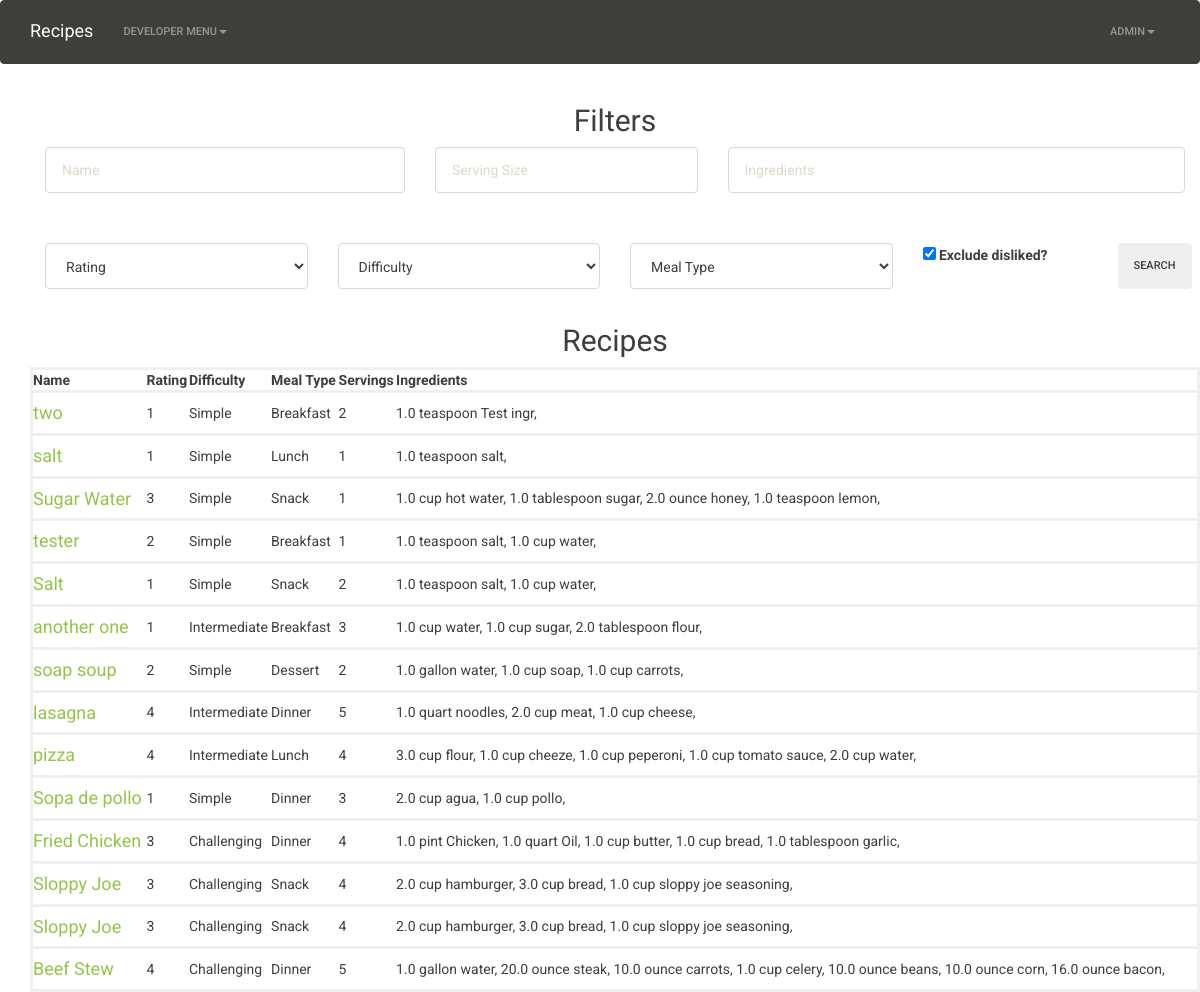
The app's page / (signed in), older data.
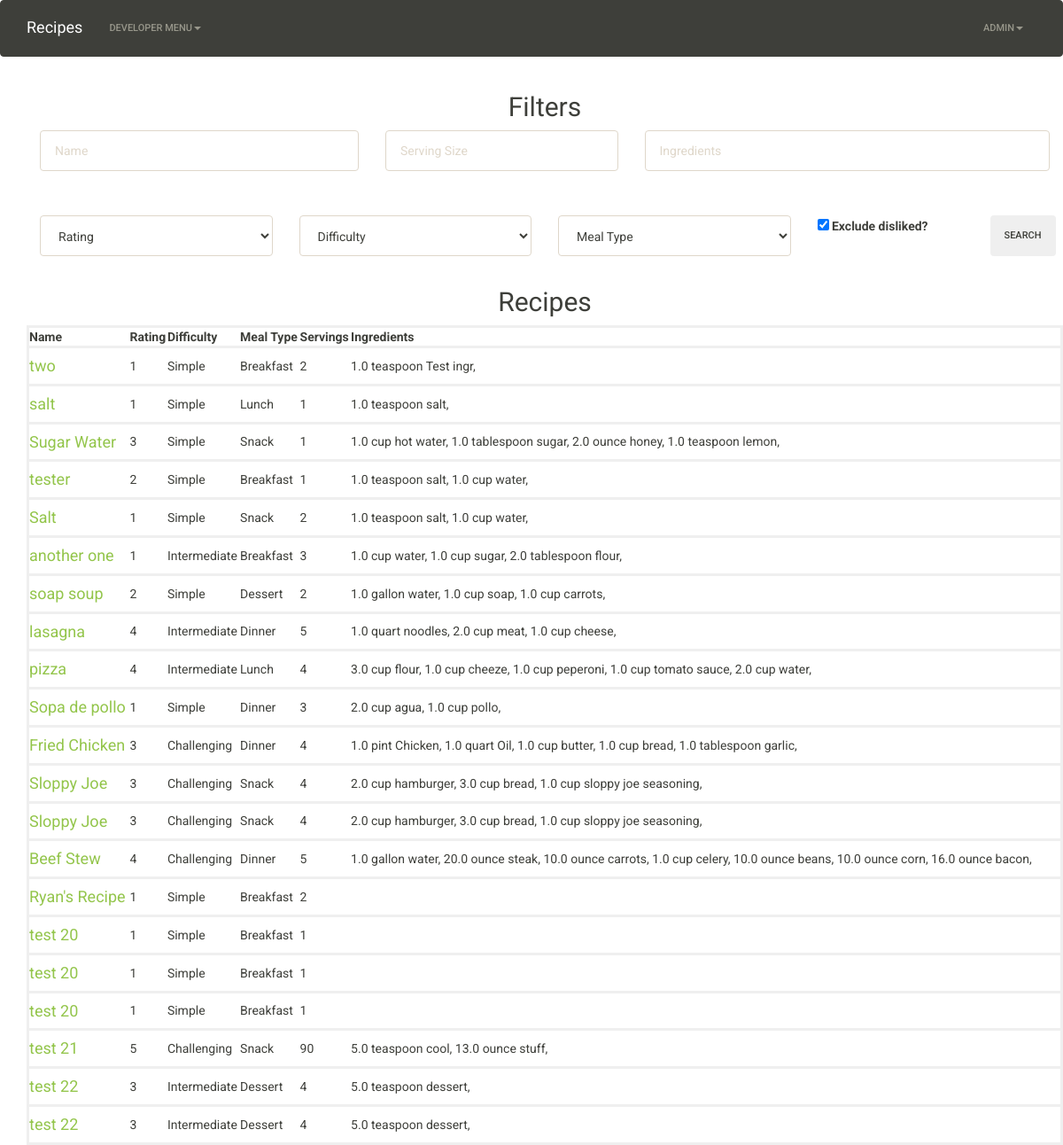
The same page, newer data.
### main/models.py (models this page shows, shortened)
class Recipe(models.Model):
    RATING_CHOICES = (
        (0, 0),
        (1, 1),
        (2, 2),
        (3, 3),
        (4, 4),
        (5, 5),
    )
    DIFFICULTY_CHOICES = (
        (0, ''),
        (1, 'Simple'),
        (2, 'Intermediate'),
        (3, 'Challenging'),
    )
    MEAL_CHOICES = (
        (0, ''),
        (1, 'Breakfast'),
        (2, 'Lunch'),
        (3, 'Dinner'),
        (4, 'Snack'),
        (5, 'Dessert'),
    )
    created = models.DateTimeField(auto_now_add=True)
    modified = models.DateTimeField(auto_now=True)
    creator = models.ForeignKey(User)
    name = models.CharField(max_length=255)
    instructions = MarkupField(markup_type='markdown', null=True, blank=True)
    notes = MarkupField(markup_type='markdown', null=True, blank=True)
    source = models.TextField(null=True, blank=True)
    rating = models.IntegerField(choices=RATING_CHOICES, default=0)
    difficulty = models.IntegerField(choices=DIFFICULTY_CHOICES, default=0)
    meal = models.IntegerField(choices=MEAL_CHOICES, default=0)
    servings = models.IntegerField()
    exclude_from_search = models.BooleanField(default=False)

class Ingredient(models.Model):
    UNIT_CHOICES = (
        ('', 'Unit Type'),
        (1, 'teaspoon'),
        (2, 'dessert spoon'),
        (3, 'tablespoon'),
        (4, 'ounce'),
        (5, 'cup'),
        (6, 'pint'),
        (7, 'quart'),
        (8, 'gallon'),
        (9, 'pinch'),
        (10, 'dash'),
    )
    name = models.CharField(max_length=255)
    unit = models.IntegerField(choices=UNIT_CHOICES)
    quantity = models.FloatField()
    recipe = models.ForeignKey('Recipe', related_name='ingredients')

### main/views.py (the view)
# urls.py: url(r'^$', root, name='root'),
def root(request):
    if request.user.is_authenticated():
        return SearchRecipes.as_view()(request)
    else:
        return render(request, 'main/landing_page.html')

### main/views.py (called while the page is built)
    def get(self, request):
        context = {}
        user = request.user.id
        recipes = Recipe.objects.filter(creator=user)
        context['recipes'] = recipes
        return render(request, 'main/search-recipes.html', context)

### main/templates/main/search-recipes.html (shortened to what this page needs)
{% extends "main/base.html" %}
{% load staticfiles %}
{% block content %}
    <div class="container">
        <h2><center>Filters</center></h2>
        <form action="" method="post">
            <div class="filters form-group">
                <div class="row form-group">
                    <div class="col-sm-4 form-group">
                        <input type="text" name="name" placeholder="Name" class="form-control">
                    </div>
                    <div class="col-sm-3 form-group">
                        <input type="number" name="servings" placeholder="Serving Size" class="form-control">
                    </div>
                    <div class="col-sm-5 form-group">
                        <input type="text" name="ingredients" placeholder="Ingredients" class="form-control">
                    </div>
                </div>
                <br>
                <div class="row">
                    <div class="col-sm-3 form-group">
                        <select name="rating" id="" class="form-control">
                            <option value="">Rating</option>
                        </select>
                    </div>
                    <div class="col-sm-3 form-group">
                        <select name="difficulty" id="" class="form-control">
                            <option value="">Difficulty</option>
                        </select>
                    </div>
                    <div class="col-sm-3 form-group">
                        <select name="meal" id="" class="form-control">
                            <option value="">Meal Type</option>
                        </select>
                    </div>
                    <div class='col-sm-2'>
                        <input type="checkbox" name="exclude" value="exclude" id="exclude-results" checked="checked">
                        <label for='exclude_results'>Exclude disliked?</label>
                    </div>
                    <div class="col-sm-1 form-group">
                        <button type="submit" class="btn">Search</button>
                    </div>
                </div>
            </div>
        </form>
        <h2><center>Recipes</center></h2>
        <div class="row">
            <table class="col-sm-12">
                <tr class="recipe-container">
                    <th>Name</th>
                    <th>Rating</th>
                    <th>Difficulty</th>
                    <th>Meal Type</th>
                    <th>Servings</th>
                    <th>Ingredients</th>
                </tr>
                {% for recipe in recipes %}
                    <tr class="recipe-container {% if recipe.exclude_from_search %} exclude-recipe {% endif %}">
                        <td>
                            <a href="{% url 'main:recipe_details' id=recipe.id %}"><h4>{{recipe.name}}</h4></a>
                        </td>
                        <td>{{recipe.rating}}</td>
                        <td>{{recipe.get_difficulty_display}}</td>
                        <td>{{recipe.get_meal_display}}</td>
                        <td>{{recipe.servings}}</td>
                        <td>
                            {% for ingredient in recipe.ingredients.all %}
                                {{ingredient.quantity}}
                                {{ingredient.get_unit_display}}
                                {{ingredient.name}},
                            {% endfor %}
                        </td>
                        </tr>
                {% endfor %}
            </table>
        </div>
    </div>
{% endblock content %}

### main/templates/main/base.html (shortened to what this page needs)
{% load staticfiles %}
<!DOCTYPE html>
<html>
    <head>
        <link rel="stylesheet" href="{% static 'project/bootstrap/css/bootstrap.min.css' %}">
        <link rel="stylesheet" href="{% static 'project/css/recipe.css' %}">
    </head>
    <body>
        {% include "main/navbar.html" %}
        <div class="container">
            {% block content %}{% endblock content %}
        </div>
    </body>
</html>

### main/templates/main/navbar.html (shortened to what this page needs)
{% load staticfiles %}
<nav class="navbar navbar-default">
    <div class="container">
        <div class="navbar-header">
            <a class="navbar-brand" href="{% url 'main:root' %}">
                Recipes
            </a>
        </div>
        <div class="collapse navbar-collapse" id="message-board-nav-collapse">
            <ul class="nav navbar-nav">
                <li class="dropdown">
                    <a href="#" class="dropdown-toggle" data-toggle="dropdown" role="button" aria-haspopup="true" aria-expanded="false">Developer Menu<span class="caret nav-caret"></span></a>
                </li>
            </ul>
            <ul class="nav navbar-nav navbar-right">
                {% if user.is_authenticated %}
                    <li class="dropdown">
                        <a href="#" class="dropdown-toggle" data-toggle="dropdown" role="button" aria-haspopup="true" aria-expanded="false">{{ user.username }}<span class="caret nav-caret"></span></a>
                    </li>
                {% else %}
                    <li><a href="{% url 'register' %}" class="text-primary">Register</a></li>
                    <li><a href="{% url 'login' %}" class="text-primary">Login</a></li>
                {% endif %}
            </ul>
        </div>
    </div>
</nav>

### project/static/project/css/recipe.css (style rules this page uses)
.recipe-container { border: solid #efefef; }

Row changes from the older to the newer data that the page shows:
added Recipe: name "Ryan's Recipe", rating "1", difficulty "Simple", meal "Breakfast", servings "2"
added Recipe: name "test 20", rating "1", difficulty "Simple", meal "Breakfast", servings "1"
added Recipe: name "test 20", rating "1", difficulty "Simple", meal "Breakfast", servings "1"
added Recipe: name "test 20", rating "1", difficulty "Simple", meal "Breakfast", servings "1"
added Recipe: name "test 21", rating "5", difficulty "Challenging", meal "Snack", servings "90"
added Ingredient: quantity "5.0", unit "teaspoon", name "cool", shown under "test 21"
added Ingredient: quantity "13.0", unit "ounce", name "stuff", shown under "test 21"
added Recipe: name "test 22", rating "3", difficulty "Intermediate", meal "Dessert", servings "4"
added Ingredient: quantity "5.0", unit "teaspoon", name "dessert", shown under "test 22"
added Recipe: name "test 22", rating "3", difficulty "Intermediate", meal "Dessert", servings "4"
added Ingredient: quantity "5.0", unit "teaspoon", name "dessert", shown under "test 22"
